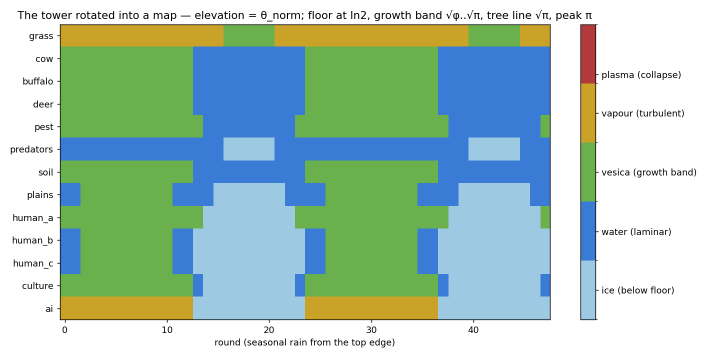
#> input picture alignment/tower_map.png, 1430 x 715 px (shown at 1/2 size)
$ python -i image_io.py   (imports and definitions only)
#> lines starting #> are read from the running program, lines starting #| are printed output that depends on the picture
"""
image_io.py -- the single place every observer should load an image from.

WHY THIS FILE EXISTS
--------------------
Neither PIL's `Image.open` nor `skimage.io.imread` applies the EXIF Orientation
tag (tag 274). A phone photo taken in portrait is stored as a landscape-shaped
buffer plus a flag that says "rotate me". Every loader in this project ignored
that flag, so:

  * 15 of 22 photos in `real photos/` were scored ROTATED 90 DEGREES, while
    0 of 17 images in `ai photos/` were -- they have no EXIF at all. Stored
    aspect ratio therefore separated the two classes at AUC 1.000. Applying the
    tag drops that to 0.591.

  * 7 of the 13 seam pairs in `more photos/altered/` have the original stored
    4000x2252 with orientation=6 while the edit -- rewritten by the editing app,
    which baked the rotation in -- is stored 2252x4000 with orientation=1. Read
    naively, those two arrays are not even the same shape, so any pixel diff
    between them is meaningless.

Use `load_rgb` / `load_gray` everywhere. Never call `Image.open` or `imread`
directly in an observer.
"""
from __future__ import annotations

import io as _io
import os

import numpy as np
from PIL import Image, ImageOps


def load_pil(path):
    """Open `path` with the EXIF Orientation tag APPLIED. Always upright."""
#> called with path = '../../alignment/tower_map.png'
    return ImageOps.exif_transpose(Image.open(path)).convert("RGB")


def load_rgb(path):
    """float64 HxWx3 in [0,1], upright."""
    return np.asarray(load_pil(path), dtype=np.float64) / 255.0


def load_gray(path):
    """float64 HxW in [0,1] (CIE L* / 100), upright."""
    from skimage import color
    return color.rgb2lab(load_rgb(path))[..., 0] / 100.0


def is_sideways(path):
    """True if this file's stored buffer needs rotating to display correctly."""
    im = Image.open(path)
    return ImageOps.exif_transpose(im).size != im.size


def parity(path, dst, side=512, q=85, square=None):
    """Write a parity-normalised copy of `path` to `dst`.

    Equalises, in this order:
      orientation  -- EXIF applied, so nothing is scored sideways
      geometry     -- if `square` is set, centre-crop to square then resize to
                      square x square. This is what kills aspect ratio, pixel
                      count AND the per-image resampling ratio in one step.
                      Without it, only the longest side is matched and a
                      landscape photo is still downsampled differently from a
                      portrait one.
      encoding     -- one identical JPEG quality-q round trip for every class,
                      so PNG-native generator output and camera JPEG arrive at
                      the observers through the same encoder.
    """
    im = load_pil(path)
    if square:
        w, h = im.size
        s = min(w, h)
        im = im.crop(((w - s) // 2, (h - s) // 2, (w - s) // 2 + s, (h - s) // 2 + s))
        im = im.resize((square, square), Image.LANCZOS)
    else:
        w, h = im.size
#> w = 1430; h = 715
        sc = side / float(max(w, h))
#> sc = 0.358
        if sc < 1.0:
            im = im.resize((int(round(w * sc)), int(round(h * sc))), Image.LANCZOS)
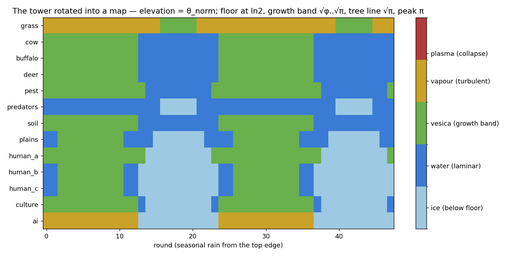
#> im: PIL image 512x256 RGB; mean R, G, B 167.7, 197.2, 184.5
    buf = _io.BytesIO()
    im.save(buf, "JPEG", quality=q)
    buf.seek(0)
    os.makedirs(os.path.dirname(os.path.abspath(dst)), exist_ok=True)
    Image.open(buf).save(dst, "JPEG", quality=q)
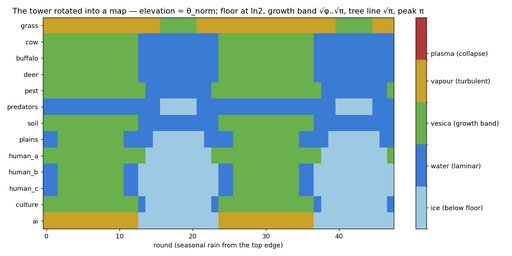
#> saved as out.png: PIL image 512x256 RGB; mean R, G, B 167.5, 197.1, 184.5
    return dst


def audit(paths, label=""):
    """Report the trivial separators for a group of files. Call this on every
    new class BEFORE benchmarking it -- if stored aspect ratio or bits-per-pixel
    separates your classes, no observer result from that set can be trusted."""
    rows = []
    for p in paths:
        im = Image.open(p)
        w, h = im.size
        tw, th = ImageOps.exif_transpose(im).size
        rows.append({"path": p, "stored_ar": w / h, "true_ar": tw / th,
                     "bpp": os.path.getsize(p) * 8 / (w * h),
                     "megapixels": w * h / 1e6,
                     "sideways": (tw, th) != (w, h),
                     "format": im.format})
    if label:
        n = sum(r["sideways"] for r in rows)
        fmts = sorted({r["format"] for r in rows})
        print(f"  {label:<12} n={len(rows):<4} sideways={n}/{len(rows)}  "
              f"formats={','.join(fmts)}  "
              f"bpp median={np.median([r['bpp'] for r in rows]):.2f}  "
              f"stored_ar median={np.median([r['stored_ar'] for r in rows]):.2f}")
    return rows

>>> result = parity('../../alignment/tower_map.png', 'out.png')
